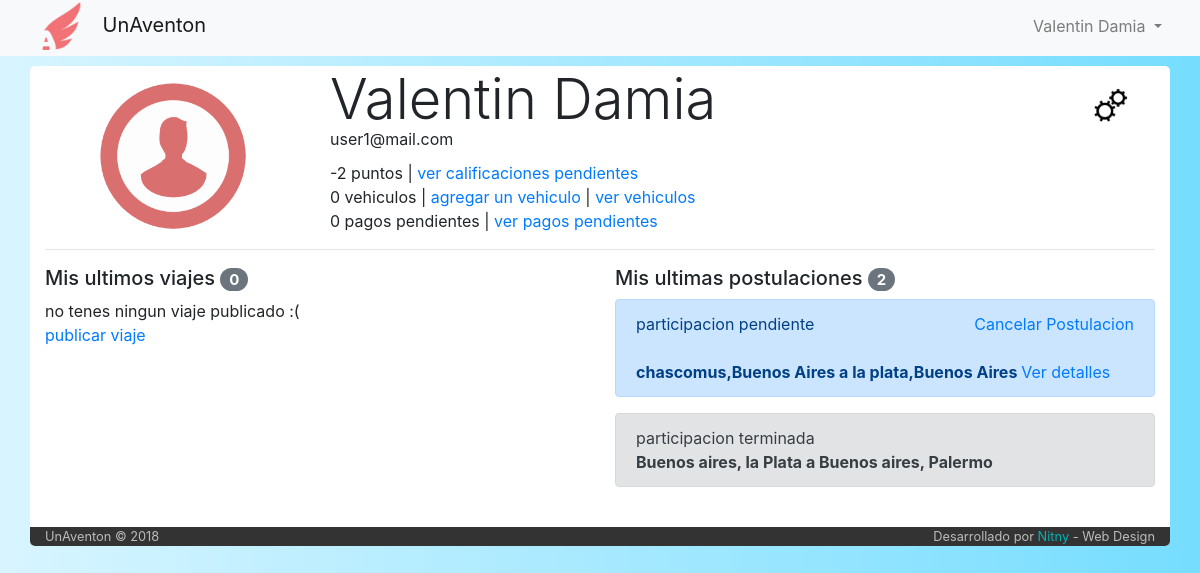
Page /perfil (signed in) on the earlier database version.
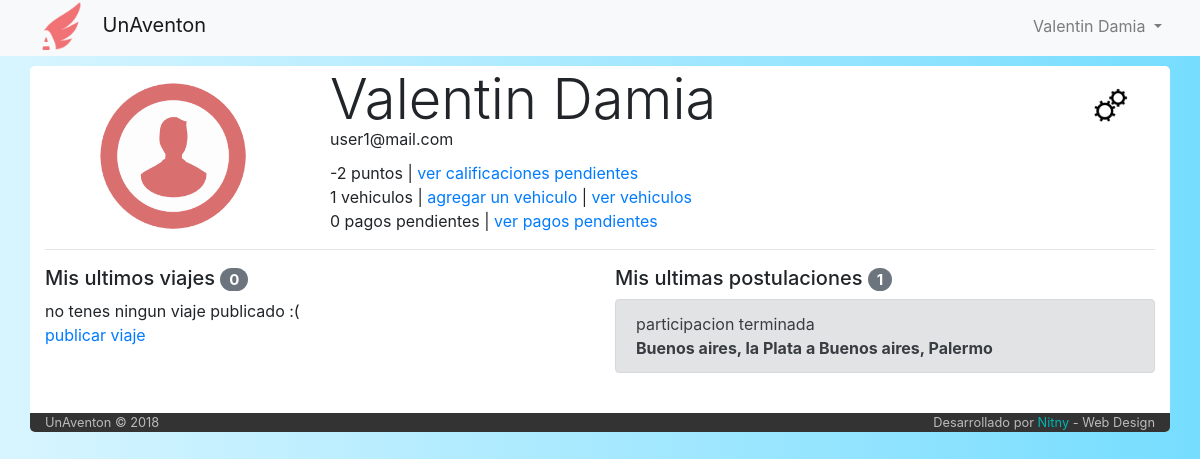
Same page on the later database version.
### tables this page shows
CREATE TABLE `participacion` (
  `idParticipacion` int(6) NOT NULL,
  `idUsuario` int(6) NOT NULL,
  `idViaje` int(6) NOT NULL,
  `fecha_solicitud` datetime NOT NULL,
  `estado` int(1) NOT NULL DEFAULT '1'
);

CREATE TABLE `estado_participacion` (
  `idEstado` int(1) NOT NULL,
  `color` varchar(14) NOT NULL,
  `estado` varchar(40) NOT NULL
);

CREATE TABLE `viaje` (
  `idViaje` int(6) NOT NULL,
  `idPiloto` int(6) NOT NULL,
  `idVehiculo` int(6) NOT NULL,
  `fecha_publicacion` datetime NOT NULL,
  `fecha_partida` datetime NOT NULL,
  `tiempo_estimado` int(11) NOT NULL DEFAULT '30',
  `origen` varchar(60) NOT NULL,
  `destino` varchar(60) NOT NULL,
  `asientos_disponibles` int(2) NOT NULL,
  `costo` int(7) NOT NULL,
  `estado` int(1) NOT NULL DEFAULT '1',
  `tipo` varchar(50) NOT NULL DEFAULT 'unico'
);

### index.php (called while the page is built, shortened)
<?php
	include ('core/helpers.php');
	include ('php/inicio_body.php');
	$router = new Router;
	$vars = $router->get_variables();
	render($vars);
	include ('php/cierre_body.php');

### core/helpers.php (called while the page is built, shortened)
<?php
function calificacion($idUser){
  include('php/conexion.php');
  $calificaciones=mysqli_query($conexion,"SELECT SUM(calificacion) as calificacion_final
                                          from calificacion
                                          where idCalificado='$idUser'")
                                          or die ("error calculo calificacion");
  return(mysqli_fetch_array($calificaciones)['calificacion_final']+0);
}

### controller/perfil.php (the view, shortened to what the changed rows need)
<?php
function render($vars = [])
{
  include('php/conexion.php');
  $usuario=mysqli_query($conexion,"SELECT *
from usuario
                                   WHERE email='$_SESSION[mail]' limit 1")
                                   or
                                   die("Problemas en la base de datos:".mysqli_error($conexion));
  $user = mysqli_fetch_array($usuario);
  $contador_vehiculos=mysqli_query($conexion,"SELECT count(*) as cont
                                    FROM vehiculo
                                    where idPropietario='$user[idUser]'
                                    and eliminado = 0")
                                    or
                                    die ("problemas con el contador");
  $contador_vehiculos=mysqli_fetch_array($contador_vehiculos);
  $sql = "SELECT pago.idPago\n"
      . "FROM pago\n"
      . "INNER JOIN viaje ON (viaje.idViaje = pago.idViaje)\n"
      . "WHERE viaje.idPiloto = $_SESSION[userId] AND pago.estado IS NULL";
  $contador_pagos = mysqli_query($conexion, $sql);
  ?>
  <div class="row">
    <div class="col-md-8">
      <h1 class="display-4" style="margin-bottom: -6px"><?php echo $user['nombre']." ".$user['apellido']; ?></h1>
      <span style="margin-bottom: 10px; display: block"><?php echo $user['email']; ?></span>
      <span><?php echo calificacion($user['idUser']) ?> puntos</span> | <a href="/calificaciones">ver calificaciones pendientes</a> <br>
      <span><?php echo $contador_vehiculos['cont']; ?> vehiculos</span> | <a href="#" data-toggle="modal" data-target="#CargarAuto">agregar un vehiculo</a> | <a href="/listado-vehiculos">ver vehiculos</a> <br>
      <span><?php echo mysqli_num_rows($contador_pagos)?> pagos pendientes</span> | <a href="/pagos_pendientes">ver pagos pendientes</a> <br>
    </div>
  </div>
  <div class="row">
    <div class="col-md-6">
      <?php
      $postulaciones=mysqli_query($conexion,"SELECT *, participacion.estado as estado_participacion, viaje.estado as estado_viaje
                                     FROM participacion
                                     inner join viaje on participacion.idViaje=viaje.idViaje
                                     inner join estado_participacion on participacion.estado=estado_participacion.idEstado
                                     WHERE idUsuario='$user[idUser]'
                                     order by fecha_publicacion and idParticipacion")
                                     or
                                     die("Problemas en la base de datos:".mysqli_error($conexion));?>
      <h5>Mis ultimas postulaciones <span class="badge badge-pill badge-secondary"><?php echo mysqli_num_rows($postulaciones);?></span></h5>
      <div class="mCustomScrollbar" data-mcs-theme="dark-3" style="max-height: 400px; overflow: auto;">
      <?php
        while ($postulacion = mysqli_fetch_array($postulaciones)) {
          echo "<div class='alert alert-".$postulacion['color']."' role='alert'>
                  participacion ".$postulacion['estado'];
          if ($postulacion['estado_participacion'] < 3){
            $baja_participacion = "true";
													if ($postulacion['estado_participacion'] == 2){
                          ?>
                            <span class="float-right"><a href="#" data-toggle="modal" data-target="#modalAlertRechazarPostulacion<?php echo $postulacion['idParticipacion']?>">cancelar postulacion </a> </span>;
                          <?php
                          echo '<center>
                          <form action="/perfil" method="post">
                                            <input type="hidden" name="idParticipacion" value="'.$postulacion['idParticipacion'].'">
                                            <input type="hidden" name="estado" value="'.$postulacion['estado'].'">
                                            <input type="hidden" name="baja_participacion" value="'.$baja_participacion.'">
													<div class="modal fade" id="modalAlertRechazarPostulacion'.$postulacion['idParticipacion'].'" tabindex="-1" role="dialog" aria-labelledby="exampleModalCenterTitle" aria-hidden="true">
													  <div class="modal-dialog modal-dialog-centered" role="document">
													    <div class="modal-content">
													      <div class="modal-header">
													        <h5 class="modal-title" id="exampleModalCenterTitle">Cuidado</h5>
													        <button type="button" class="close" data-dismiss="modal" aria-label="Close">
													          <span aria-hidden="true">&times;</span>
													        </button>
													      </div>
													      <div class="modal-body">
																	Tu postulacion ya fue aprobada, si solicitas la baja de este viaje se restara 1 punto de tu calificacion.<br> Estas seguro de querer cancelar tu postulacion?
													      </div>
													      <div class="modal-footer">
													        <button type="button" class="btn btn-secondary btn-sm" data-dismiss="modal">Volver atras</button>
													        <button type="submit" class="btn btn-warning btn-sm">Si, cancelar</button>
													      </div>
													    </div>
													  </div>
													</div>';
													}
													else{
                            ?>
                            <span class="float-right"><a href="#" data-toggle="modal" data-target="#modalAlertRechazarPostulacion<?php echo $postulacion['idParticipacion']?>">Cancelar Postulacion </a> </span>
                          <?php
													}
                echo "<br><b> ".$postulacion['origen']." a ".$postulacion['destino']." </b> <a href='/viaje/".$postulacion['idViaje']."' class='float'> Ver detalles </a>
                </div>";
          }
          else{
                     echo "<br><b> ".$postulacion['origen']." a ".$postulacion['destino']." </b>
                     </div>";
          }
        }
      ?>
      </div>
    </div>
  </div>
  <br>
  <?php
}

Differences in the rows shown:
removed participacion: estado_participacion.estado "pendiente", idViaje.origen "chascomus,Buenos Aires", idViaje.destino "la plata,Buenos Aires"
Other differences:
$contador_vehiculos['cont']: "0" → "1"
mysqli_num_rows($postulaciones): "2" → "1"
